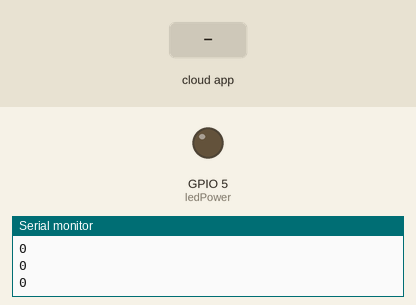
Bench run of a sketch on a simulated ESP8266 (NodeMCU). On the bench: output pins drawn as LEDs (lit = HIGH), the last lines printed to the serial monitor. Inputs (shaded band) come from the test bench. WiFi joins after 1.5 s; servers stay silent unless stated; the Firebase database answers and starts empty.

Above: at 2.7 s.
2.8 s: the phone or cloud app sets ledStatus to 1
At 3.2 s:
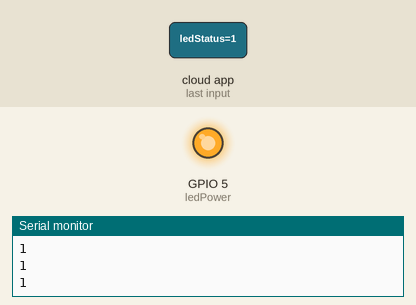
4.3 s: the phone or cloud app sets ledStatus to 0
At 5.5 s:
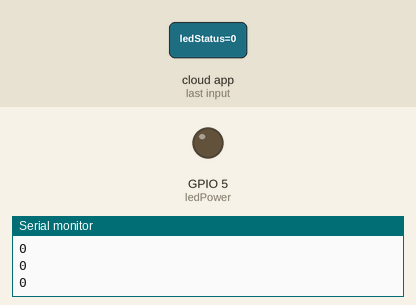
Timing chart, 0 to 7.3 s (numbered marks = the images above; inputs shaded):
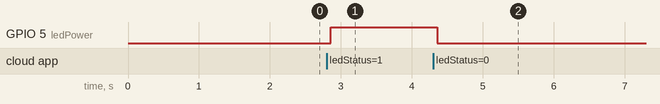

The sketch:

firebase_blink.ino
```cpp
#include<FirebaseArduino.h>
#include<ESP8266WiFi.h>

#define WIFI_SSID "Ashish"
#define WIFI_PASSWORD "12345678"
#define FIREBASE_HOST "nodemcu-d2c8b.firebaseio.com"
#define FIREBASE_AUTH "u47kS858cHAjp3Xu7qu8WyyAAY5gfre3jyHojKUI"

int ledPower=5;

void setup() {
  // put your setup code here, to run once:

  Serial.begin(9600);
  WiFi.begin(WIFI_SSID, WIFI_PASSWORD);
  Serial.print("Connecting");
  while(WiFi.status() != WL_CONNECTED){
    Serial.print(".");
    delay(500);
    }
    Serial.println();
    Serial.print("Connected");
  Serial.println(WiFi.localIP());
  Firebase.begin(FIREBASE_HOST, FIREBASE_AUTH);
  pinMode(ledPower,OUTPUT);
}

void loop() {
  // put your main code here, to run repeatedly:
  int ledStatus= Firebase.getInt("ledStatus");
  Serial.println(ledStatus);
  if(ledStatus == 1){
    digitalWrite(ledPower, HIGH);
    }
    else{
      digitalWrite(ledPower, LOW);
      }
}
```

Measured:
- after the input at 2.8 s, GPIO 5 (ledPower): LOW → HIGH after 0.05 s
- after the input at 4.3 s, GPIO 5 (ledPower): HIGH → LOW after 0.06 s
